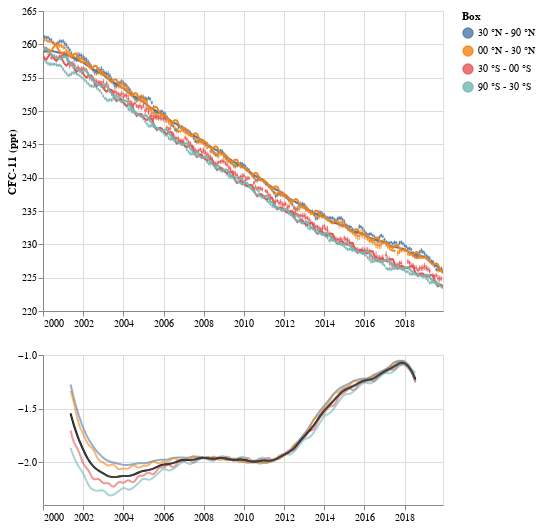

Notebook cell for this chart:
### Code cell
plot_mf(inv_mcmc_zero.outputs)

### Figure 1 — Vega-Lite specification as saved in the notebook (floating-point values rounded to 4 significant figures; data arrays with more than 128 entries replaced by an {"elided": "..."} marker saying what was removed)
{"config": {"view": {"continuousWidth": 400, "continuousHeight": 300}}, "vconcat": [{"layer": [{"mark": {"type": "point", "filled": true, "size": 5}, "encoding": {"color": {"field": "Box", "sort": ["30 °N - 90 °N", "00 °N - 30 °N", "30 °S - 00 °S", "90 °S - 30 °S"], "type": "nominal"}, "opacity": {"condition": {"value": 0.8, "selection": "selector006"}, "value": 0.1}, "tooltip": [{"field": "Box", "type": "nominal"}, {"field": "Date", "type": "temporal"}, {"field": "Obs", "type": "quantitative"}], "x": {"axis": {"title": null}, "field": "Date", "scale": {"domain": ["2000-01-01T00:00:00", "2019-12-01T00:00:00"]}, "type": "temporal"}, "y": {"field": "Obs", "scale": {"domain": [223.6, 261.2]}, "title": "CFC-11 (ppt)", "type": "quantitative"}}, "selection": {"selector008": {"type": "interval", "bind": "scales", "encodings": ["x", "y"]}, "selector006": {"type": "multi", "fields": ["Box"], "bind": "legend"}, "selector007": {"type": "interval", "bind": "scales", "encodings": ["x"]}}, "transform": [{"calculate": "datum.Obs-datum.Obs_uncertainty", "as": "ymin"}, {"calculate": "datum.Obs+datum.Obs_uncertainty", "as": "ymax"}]}, {"mark": "errorbar", "encoding": {"color": {"field": "Box", "sort": ["30 °N - 90 °N", "00 °N - 30 °N", "30 °S - 00 °S", "90 °S - 30 °S"], "type": "nominal"}, "opacity": {"condition": {"value": 0.8, "selection": "selector006"}, "value": 0.1}, "x": {"field": "Date", "type": "temporal"}, "y": {"field": "ymin", "title": "", "type": "quantitative"}, "y2": {"field": "ymax"}}, "transform": [{"calculate": "datum.Obs-datum.Obs_uncertainty", "as": "ymin"}, {"calculate": "datum.Obs+datum.Obs_uncertainty", "as": "ymax"}]}, {"mark": {"type": "line", "strokeWidth": 2}, "encoding": {"color": {"field": "Box", "sort": ["30 °N - 90 °N", "00 °N - 30 °N", "30 °S - 00 °S", "90 °S - 30 °S"], "type": "nominal"}, "opacity": {"condition": {"value": 1, "selection": "selector006"}, "value": 0.1}, "x": {"field": "Date", "type": "temporal"}, "y": {"field": "Model", "title": "", "type": "quantitative"}}, "transform": [{"calculate": "datum.Obs-datum.Obs_uncertainty", "as": "ymin"}, {"calculate": "datum.Obs+datum.Obs_uncertainty", "as": "ymax"}]}], "data": {"name": "data-f580815bb5ed5ddcf4f8de7b24d62709"}, "height": 300, "width": 400}, {"layer": [{"data": {"name": "data-e9e04025176c51f0c81ed9672c85dab0"}, "mark": "line", "encoding": {"color": {"field": "Box", "sort": ["30 °N - 90 °N", "00 °N - 30 °N", "30 °S - 00 °S", "90 °S - 30 °S"], "type": "nominal"}, "opacity": {"condition": {"value": 0.6, "selection": "selector006"}, "value": 0.1}, "x": {"axis": {"title": null}, "field": "Date", "scale": {"domain": ["2000-01-01T00:00:00", "2019-12-01T00:00:00"]}, "type": "temporal"}, "y": {"field": "GR", "scale": {"domain": [-2.311, -1.053]}, "title": "Growth rate (ppt/yr)", "type": "quantitative"}}, "selection": {"selector009": {"type": "interval", "bind": "scales", "encodings": ["x", "y"]}, "selector006": {"type": "multi", "fields": ["Box"], "bind": "legend"}, "selector007": {"type": "interval", "bind": "scales", "encodings": ["x"]}}}, {"data": {"name": "data-e587763e4f8ab8f30ccc3eab9546a5a0"}, "mark": {"type": "line", "color": "black"}, "encoding": {"tooltip": [{"field": "Date", "type": "temporal"}, {"field": "GR_global", "type": "quantitative"}], "x": {"field": "Date", "type": "temporal"}, "y": {"field": "GR_global", "type": "quantitative"}}, "transform": [{"calculate": "datum.GR_global-datum.GR_global_uncertainty", "as": "ymin_gr"}, {"calculate": "datum.GR_global+datum.GR_global_uncertainty", "as": "ymax_gr"}]}, {"data": {"name": "data-e587763e4f8ab8f30ccc3eab9546a5a0"}, "mark": {"type": "area", "color": "grey"}, "encoding": {"opacity": {"value": 0.5}, "x": {"field": "Date", "type": "temporal"}, "y": {"field": "ymin_gr", "title": null, "type": "quantitative"}, "y2": {"field": "ymax_gr"}}, "transform": [{"calculate": "datum.GR_global-datum.GR_global_uncertainty", "as": "ymin_gr"}, {"calculate": "datum.GR_global+datum.GR_global_uncertainty", "as": "ymax_gr"}]}], "height": 150, "width": 400}], "$schema": "https://vega.github.io/schema/vega-lite/v4.17.0.json", "datasets": {"data-f580815bb5ed5ddcf4f8de7b24d62709": {"elided": "960 records"}, "data-e9e04025176c51f0c81ed9672c85dab0": {"elided": "828 records"}, "data-e587763e4f8ab8f30ccc3eab9546a5a0": {"elided": "207 records"}}}
